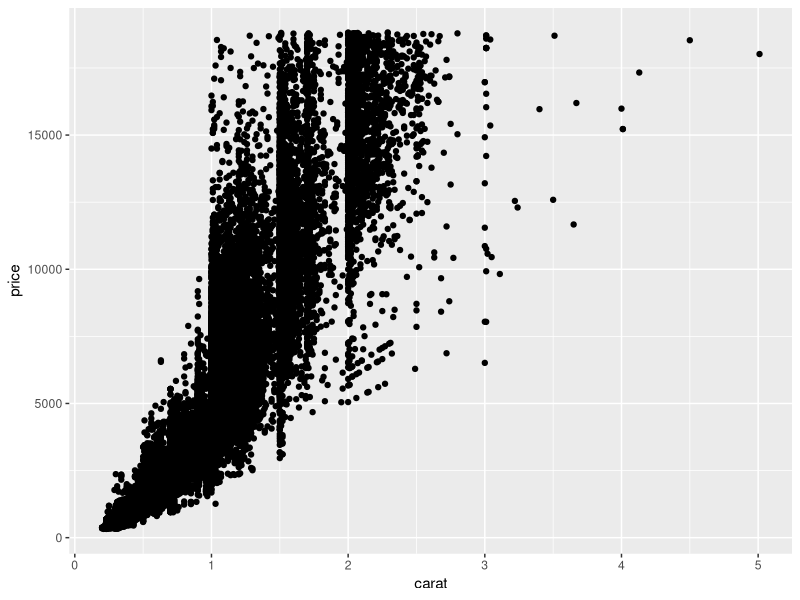
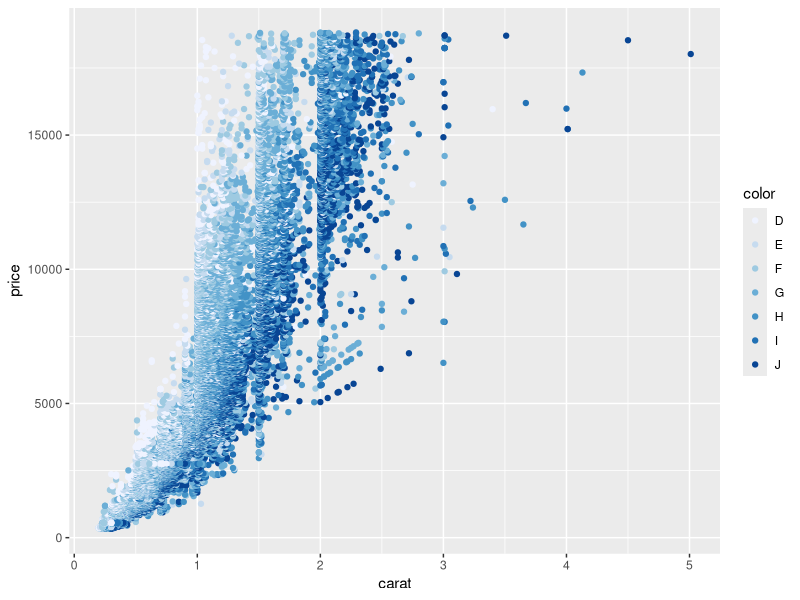
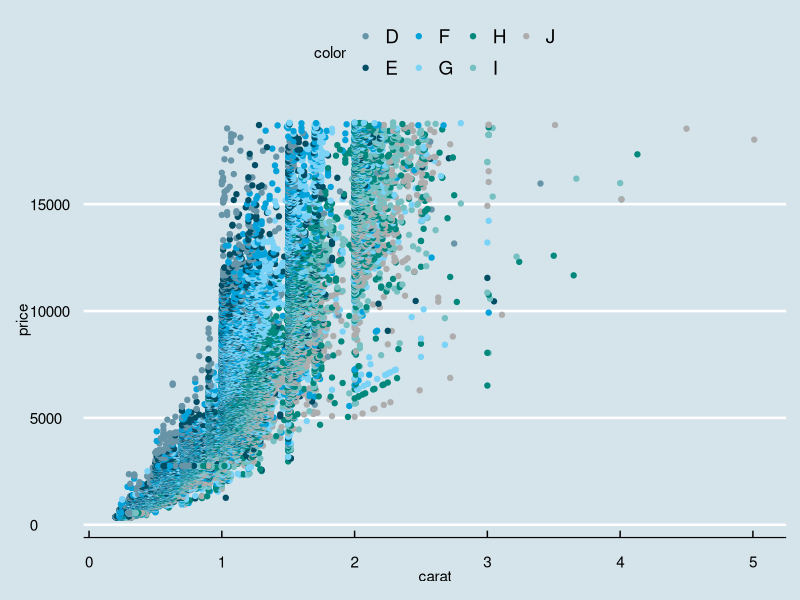
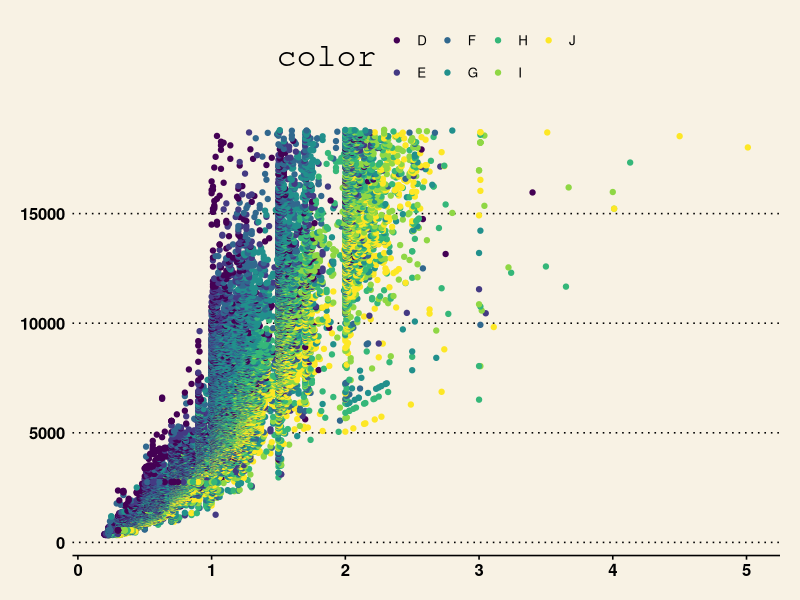
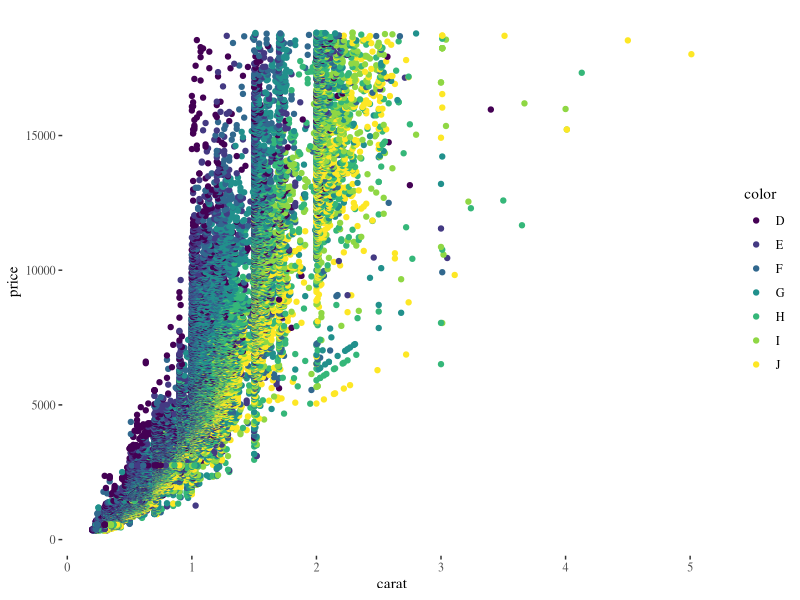
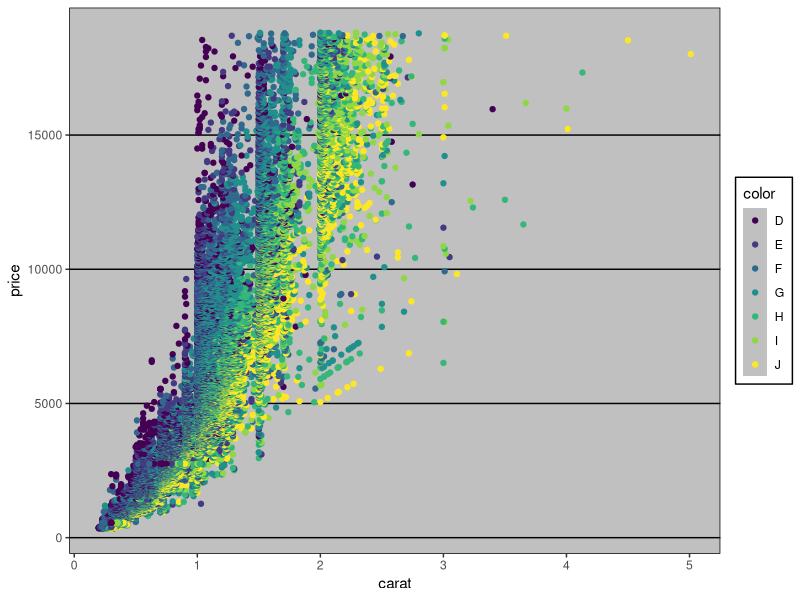
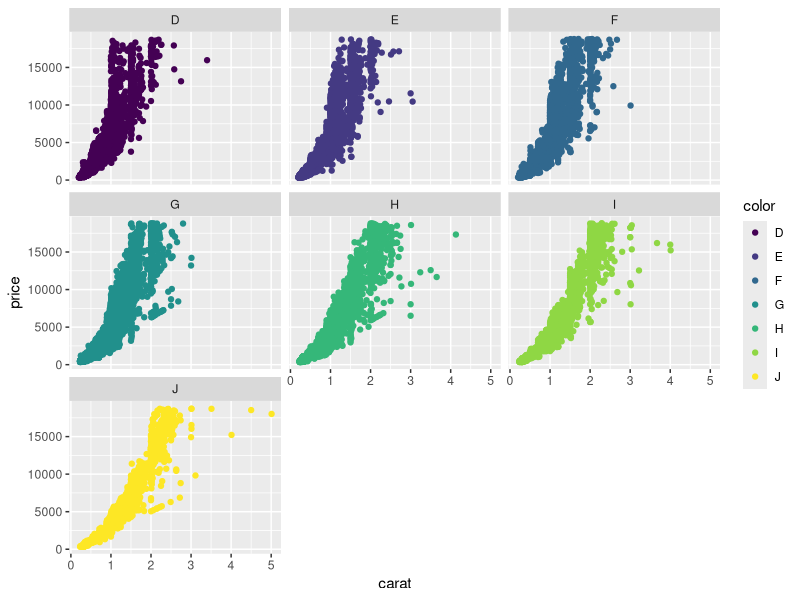
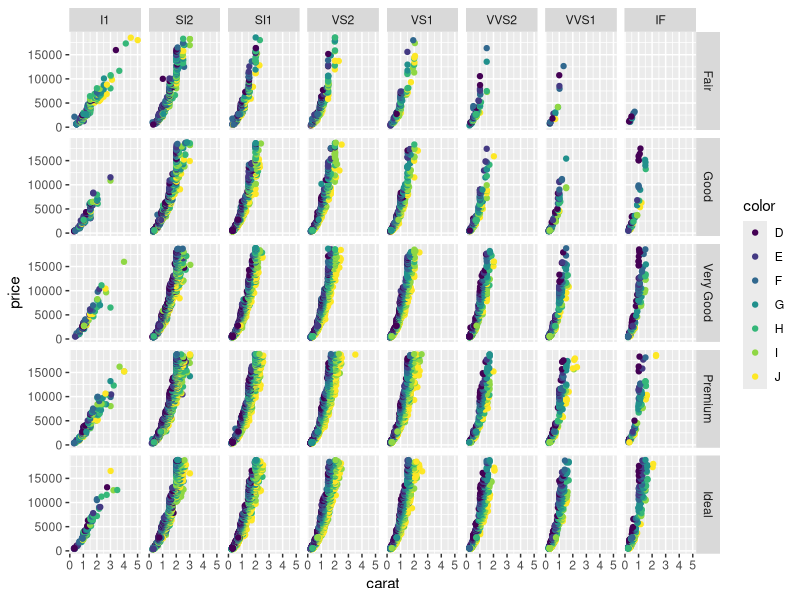

Here is the R script that generated these plots, in order:
require(ggplot2)
data(diamonds)
head(diamonds)
ggplot(diamonds) + geom_point(aes(x=carat,y=price))
g<-ggplot(diamonds) + geom_point(aes(x=carat,y=price,color=color))
g + scale_color_brewer()
require(ggthemes)
g + theme_economist() +  scale_color_economist()
g + theme_wsj()
g + theme_tufte()
g + theme_excel()

g + facet_wrap(~color)
g + facet_grid(cut ~ clarity)

ggplot(diamonds,aes(x=price))+geom_histogram()
ggplot(diamonds,aes(x=price))+geom_histogram(aes(fill=color))
ggplot(diamonds,aes(x=price))+geom_histogram(aes(fill=color),position=position_dodge()) 
ggplot(diamonds,aes(x=price))+geom_density(fill='grey50')
ggplot(diamonds,aes(x=price))+geom_density(aes(fill=color,color=color),alpha=1/2) #alpha->transparent

ggplot(diamonds,aes(y=price,x=1))+geom_boxplot()
ggplot(diamonds,aes(y=price,x=color))+geom_boxplot()
ggplot(diamonds,aes(y=price,x=color))+geom_violin()
ggplot(diamonds,aes(y=price,x=color))+geom_violin()+geom_jitter()
ggplot(diamonds,aes(y=price,x=color))+geom_jitter()+geom_violin() # order matter!!!

g3<-ggplot(diamonds,aes(y=price,x=color))+geom_jitter()+geom_violin(alpha=1/2) 
g3 + xlab('HUE')
g3 + labs(x='Hue',y='Cost',title='')







